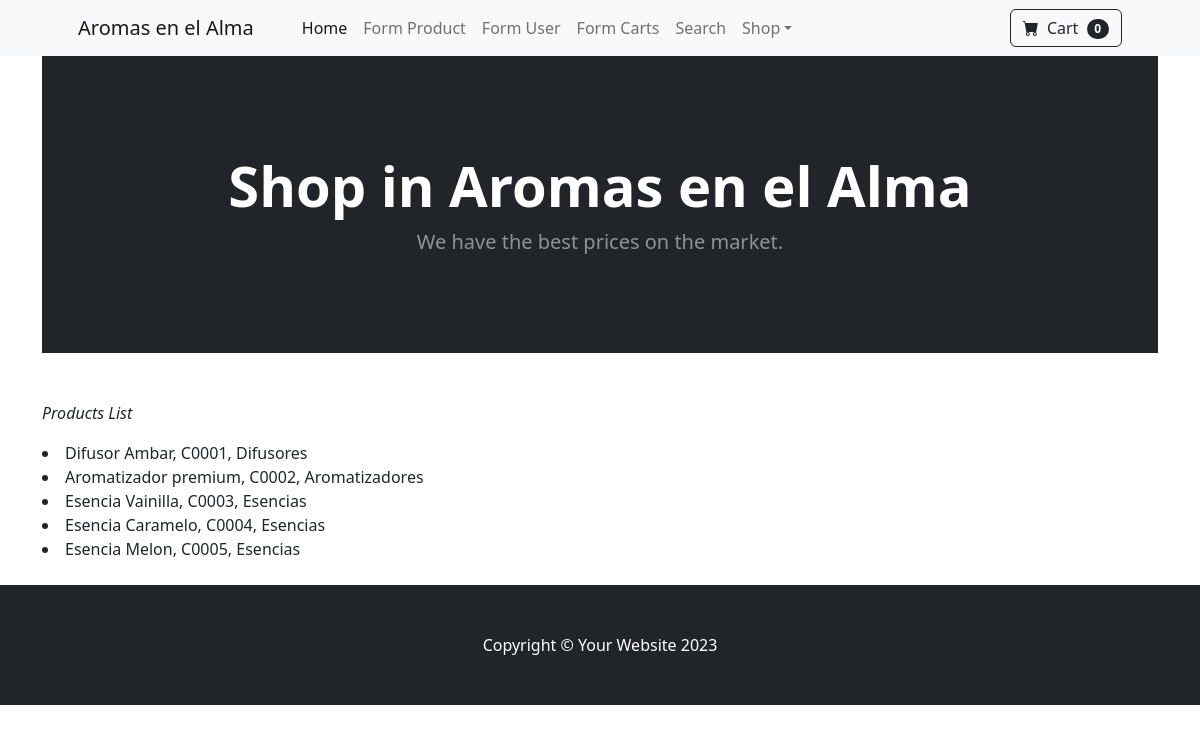
Screenshot of /show-products/ with the database file from the repository.
### AppAromas/models.py (models this page shows)
class   Products(models.Model):
    title = models.CharField(max_length=20)
    description = models.CharField(max_length=40)
    code = models.CharField(max_length=5)
    price = models.IntegerField()
    status = models.CharField(max_length=20)
    stock = models.IntegerField()
    category = models.CharField(max_length=20)

### AppAromas/views.py (the view)
# urls.py: path('show-products/', views.show_products, name="Show_Products"),
def show_products(request):
    products = Products.objects.all() #trae todos los productos
    contexto= {"products":products}
    return render(request, "AppAromas/show_products.html",contexto)

### AppAromas/templates/AppAromas/show_products.html (shortened to what this page needs)
{% extends 'AppAromas/padre.html' %}
{% block main %}
    <header class="bg-dark py-5">
        <div class="container px-4 px-lg-5 my-5">
            <div class="text-center text-white">
                <h1 class="display-4 fw-bolder">Shop in Aromas en el Alma</h1>
                <p class="lead fw-normal text-white-50 mb-0">We have the best prices on the market.</p>
            </div>
        </div>
    </header>
    <br>
    <br>
    <p style="font-style: italic;">Products List</p>
    {% for product in products %}
    <li>{{ product.title }}, {{ product.code }}, {{ product.category }} </li>
    {% endfor %}
    <br>
{% endblock main %}

### AppAromas/templates/AppAromas/padre.html (shortened to what this page needs)
<!DOCTYPE html>
<html lang="en">
    <head>
        {% load static %}
        <link href="https://cdn.jsdelivr.net/npm/bootstrap-icons@1.5.0/font/bootstrap-icons.css" rel="stylesheet" />
        <link href="{% static 'AppAromas/css/styles.css' %}" rel="stylesheet" />
    </head>
    <body>
        <nav class="navbar navbar-expand-lg navbar-light bg-light">
            <div class="container px-4 px-lg-5">
                <a class="navbar-brand" href="#!">Aromas en el Alma</a>
                <div class="collapse navbar-collapse" id="navbarSupportedContent">
                    <ul class="navbar-nav me-auto mb-2 mb-lg-0 ms-lg-4">
                        <li class="nav-item"><a class="nav-link active" aria-current="page" href="{% url 'home' %}">Home</a></li>
                        <li class="nav-item"><a class="nav-link" href="{% url 'productsForm' %}">Form Product</a></li>
                        <li class="nav-item"><a class="nav-link" href="{% url 'usersForm' %}">Form User</a></li>
                        <li class="nav-item"><a class="nav-link" href="{% url 'cartsForm' %}">Form Carts</a></li>
                        <li class="nav-item"><a class="nav-link" href="{% url 'search' %}">Search</a></li>
                        <li class="nav-item dropdown">
                            <a class="nav-link dropdown-toggle" id="navbarDropdown" href="#" role="button" data-bs-toggle="dropdown" aria-expanded="false">Shop</a>
                        </li>
                    </ul>
                    <form class="d-flex">
                        <button class="btn btn-outline-dark" type="submit">
                            <i class="bi-cart-fill me-1"></i>
                            Cart
                            <span class="badge bg-dark text-white ms-1 rounded-pill">0</span>
                        </button>
                    </form>
                </div>
            </div>
        </nav>
        <div  class="container">
            {% block main %}
            {% endblock main %}
        </div>
        <footer class="py-5 bg-dark">
            <div class="container"><p class="m-0 text-center text-white">Copyright &copy; Your Website 2023</p></div>
        </footer>
    </body>
</html>

### rows the page displays
Products: title "Difusor Ambar", code "C0001", category "Difusores"
Products: title "Aromatizador premium", code "C0002", category "Aromatizadores"
Products: title "Esencia Vainilla", code "C0003", category "Esencias"
Products: title "Esencia Caramelo", code "C0004", category "Esencias"
Products: title "Esencia Melon", code "C0005", category "Esencias"
